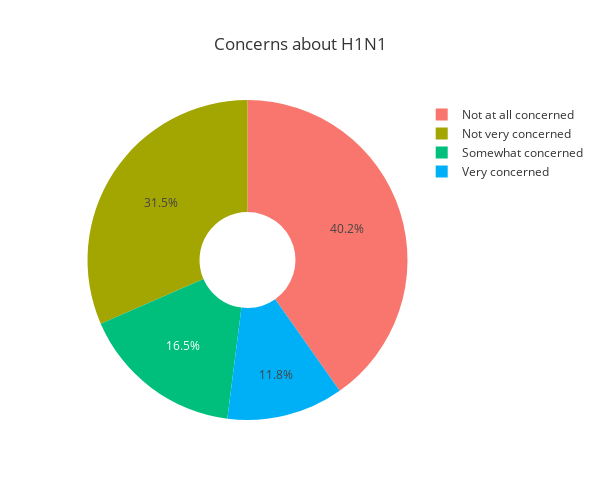

The code cell stored with this chart in its notebook:
### Code cell
# Plotting concerns about H1N1 
# note that an image can only be printed once the kaleido package is installed: pip install -U kaleido

x_concern = df.h1n1_concern.value_counts(normalize=True)
x_concern_labels = ['Not at all concerned', 'Not very concerned', 'Somewhat concerned', 'Very concerned']

fig = px.pie(df, values=x_concern, names=x_concern_labels, title='Concerns about H1N1', template='ggplot2', hole=0.3, width=600, height=500)
fig.show()
fig.write_image("../images/concerns_h1n1.png")

### Figure 1 — Plotly figure (JSON) as saved in the notebook; plotly's stock layout.template omitted (floating-point values rounded to 4 significant figures)
{"data": [{"domain": {"x": [0, 1], "y": [0, 1]}, "hole": 0.3, "hovertemplate": "label=%{label}<br>value=%{value}<extra></extra>", "labels": ["Not at all concerned", "Not very concerned", "Somewhat concerned", "Very concerned"], "legendgroup": "", "name": "", "showlegend": true, "type": "pie", "values": [0.4023, 0.3152, 0.1647, 0.1178]}], "layout": {"height": 500, "legend": {"tracegroupgap": 0}, "title": {"text": "Concerns about H1N1"}, "width": 600}}
